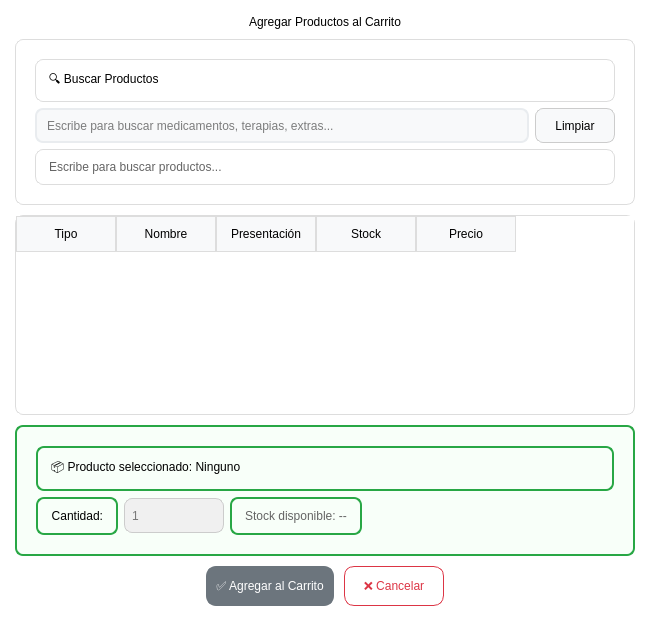
<?xml version="1.0" encoding="UTF-8"?>
<ui version="4.0">
 <class>MainWindow</class>
 <widget class="QMainWindow" name="MainWindow">
  <property name="geometry">
   <rect>
    <x>0</x>
    <y>0</y>
    <width>650</width>
    <height>500</height>
   </rect>
  </property>
  <property name="windowTitle">
   <string>Agregar al Carrito</string>
  </property>
  <property name="styleSheet">
   <string notr="true">background-color: rgb(255, 255, 255);</string>
  </property>
  <widget class="QWidget" name="centralwidget">
   <layout class="QVBoxLayout" name="verticalLayout_main">
    <property name="spacing">
     <number>10</number>
    </property>
    <property name="leftMargin">
     <number>15</number>
    </property>
    <property name="topMargin">
     <number>15</number>
    </property>
    <property name="rightMargin">
     <number>15</number>
    </property>
    <property name="bottomMargin">
     <number>15</number>
    </property>

    <!-- TÍTULO PRINCIPAL -->
    <item>
     <widget class="QLabel" name="label_titulo">
      <property name="styleSheet">
       <string notr="true">color: rgb(0, 0, 0);
font: bold 14pt "Nunito";</string>
      </property>
      <property name="text">
       <string>Agregar Productos al Carrito</string>
      </property>
      <property name="alignment">
       <set>Qt::AlignCenter</set>
      </property>
     </widget>
    </item>

    <!-- SECCIÓN DE BÚSQUEDA -->
    <item>
     <widget class="QFrame" name="frame_busqueda">
      <property name="frameShape">
       <enum>QFrame::StyledPanel</enum>
      </property>
      <property name="frameShadow">
       <enum>QFrame::Raised</enum>
      </property>
      <property name="styleSheet">
       <string notr="true">QFrame { border: 1px solid #ddd; border-radius: 8px; padding: 10px; }</string>
      </property>
      <layout class="QVBoxLayout" name="verticalLayout_busqueda">
       <item>
        <widget class="QLabel" name="label_busqueda">
         <property name="styleSheet">
          <string notr="true">color: rgb(0, 0, 0);
font: bold 11pt "Nunito";</string>
         </property>
         <property name="text">
          <string>🔍 Buscar Productos</string>
         </property>
        </widget>
       </item>
       <item>
        <layout class="QHBoxLayout" name="horizontalLayout_busqueda">
         <item>
          <widget class="QLineEdit" name="lineEdit_busqueda">
           <property name="minimumSize">
            <size>
             <width>0</width>
             <height>35</height>
            </size>
           </property>
           <property name="styleSheet">
            <string notr="true">QLineEdit {
    background-color: #f8f9fa;
    border: 2px solid #e9ecef;
    padding: 8px;
    color: rgb(0, 0, 0);
    font: 10pt "Nunito";
    border-radius: 8px;
}
QLineEdit:focus {
    border: 2px solid #007bff;
    background-color: white;
}</string>
           </property>
           <property name="placeholderText">
            <string>Escribe para buscar medicamentos, terapias, extras...</string>
           </property>
          </widget>
         </item>
         <item>
          <widget class="QPushButton" name="btn_limpiar_busqueda">
           <property name="minimumSize">
            <size>
             <width>80</width>
             <height>35</height>
            </size>
           </property>
           <property name="maximumSize">
            <size>
             <width>80</width>
             <height>35</height>
            </size>
           </property>
           <property name="styleSheet">
            <string notr="true">QPushButton {
    border: 1px solid #ccc;
    border-radius: 8px;
    padding: 5px;
    font: bold 9pt "Nunito";
    background-color: #f8f9fa;
}
QPushButton:hover {
    background-color: #e9ecef;
}</string>
           </property>
           <property name="text">
            <string>Limpiar</string>
           </property>
          </widget>
         </item>
        </layout>
       </item>
       <item>
        <widget class="QLabel" name="label_contador">
         <property name="styleSheet">
          <string notr="true">color: rgb(100, 100, 100);
font: 9pt "Nunito";</string>
         </property>
         <property name="text">
          <string>Escribe para buscar productos...</string>
         </property>
        </widget>
       </item>
      </layout>
     </widget>
    </item>

    <!-- TABLA DE RESULTADOS -->
    <item>
     <widget class="QTableWidget" name="tabla_resultados">
      <property name="minimumSize">
       <size>
        <width>0</width>
        <height>200</height>
       </size>
      </property>
      <property name="styleSheet">
       <string notr="true">QTableWidget {
    border: 1px solid #ddd;
    border-radius: 8px;
    background-color: white;
    gridline-color: #f0f0f0;
    font: 9pt "Nunito";
}
QTableWidget::item {
    padding: 8px;
    border-bottom: 1px solid #f0f0f0;
}
QTableWidget::item:selected {
    background-color: #e3f2fd;
    color: black;
}
QHeaderView::section {
    background-color: #f8f9fa;
    padding: 8px;
    border: 1px solid #ddd;
    font: bold 9pt "Nunito";
}</string>
      </property>
      <property name="alternatingRowColors">
       <bool>true</bool>
      </property>
      <property name="selectionMode">
       <enum>QAbstractItemView::SingleSelection</enum>
      </property>
      <property name="selectionBehavior">
       <enum>QAbstractItemView::SelectRows</enum>
      </property>
      <column>
       <property name="text">
        <string>Tipo</string>
       </property>
      </column>
      <column>
       <property name="text">
        <string>Nombre</string>
       </property>
      </column>
      <column>
       <property name="text">
        <string>Presentación</string>
       </property>
      </column>
      <column>
       <property name="text">
        <string>Stock</string>
       </property>
      </column>
      <column>
       <property name="text">
        <string>Precio</string>
       </property>
      </column>
     </widget>
    </item>

    <!-- INFORMACIÓN DEL PRODUCTO SELECCIONADO -->
    <item>
     <widget class="QFrame" name="frame_seleccionado">
      <property name="frameShape">
       <enum>QFrame::StyledPanel</enum>
      </property>
      <property name="frameShadow">
       <enum>QFrame::Raised</enum>
      </property>
      <property name="styleSheet">
       <string notr="true">QFrame {
    border: 2px solid #28a745;
    border-radius: 8px;
    padding: 10px;
    background-color: #f8fff9;
}</string>
      </property>
      <layout class="QVBoxLayout" name="verticalLayout_seleccionado">
       <item>
        <widget class="QLabel" name="label_producto_seleccionado">
         <property name="styleSheet">
          <string notr="true">color: rgb(0, 0, 0);
font: bold 11pt "Nunito";</string>
         </property>
         <property name="text">
          <string>📦 Producto seleccionado: Ninguno</string>
         </property>
        </widget>
       </item>
       <item>
        <layout class="QHBoxLayout" name="horizontalLayout_cantidad">
         <item>
          <widget class="QLabel" name="label_cantidad">
           <property name="minimumSize">
            <size>
             <width>80</width>
             <height>0</height>
            </size>
           </property>
           <property name="styleSheet">
            <string notr="true">color: rgb(0, 0, 0);
font: bold 10pt "Nunito";</string>
           </property>
           <property name="text">
            <string>Cantidad:</string>
           </property>
           <property name="alignment">
            <set>Qt::AlignRight|Qt::AlignTrailing|Qt::AlignVCenter</set>
           </property>
          </widget>
         </item>
         <item>
          <widget class="QLineEdit" name="lineEdit_cantidad">
           <property name="minimumSize">
            <size>
             <width>100</width>
             <height>35</height>
            </size>
           </property>
           <property name="maximumSize">
            <size>
             <width>100</width>
             <height>35</height>
            </size>
           </property>
           <property name="styleSheet">
            <string notr="true">QLineEdit {
    background-color: #f0f0f0;
    border: 1px solid #ccc;
    padding: 5px;
    color: rgb(0, 0, 0);
    font: 10pt "Nunito";
    border-radius: 8px;
}
QLineEdit:focus {
    border: 2px solid #007bff;
    background-color: white;
}</string>
           </property>
           <property name="placeholderText">
            <string>1</string>
           </property>
          </widget>
         </item>
         <item>
          <widget class="QLabel" name="label_stock_disponible">
           <property name="styleSheet">
            <string notr="true">color: rgb(100, 100, 100);
font: 9pt "Nunito";</string>
           </property>
           <property name="text">
            <string>Stock disponible: --</string>
           </property>
          </widget>
         </item>
         <item>
          <spacer name="horizontalSpacer">
           <property name="orientation">
            <enum>Qt::Horizontal</enum>
           </property>
           <property name="sizeHint" stdset="0">
            <size>
             <width>40</width>
             <height>20</height>
            </size>
           </property>
          </spacer>
         </item>
        </layout>
       </item>
      </layout>
     </widget>
    </item>

    <!-- BOTONES -->
    <item>
     <layout class="QHBoxLayout" name="horizontalLayout_botones">
      <item>
       <spacer name="horizontalSpacer_left">
        <property name="orientation">
         <enum>Qt::Horizontal</enum>
        </property>
        <property name="sizeHint" stdset="0">
         <size>
          <width>40</width>
          <height>20</height>
         </size>
        </property>
       </spacer>
      </item>
      <item>
       <widget class="QPushButton" name="btn_agregar">
        <property name="minimumSize">
         <size>
          <width>120</width>
          <height>40</height>
         </size>
        </property>
        <property name="styleSheet">
         <string notr="true">QPushButton {
    border: 2px solid #28a745;
    border-radius: 10px;
    padding: 8px;
    font: bold 10pt "Nunito";
    background-color: #28a745;
    color: white;
}
QPushButton:hover {
    background-color: #218838;
}
QPushButton:disabled {
    background-color: #6c757d;
    border: 2px solid #6c757d;
}</string>
        </property>
        <property name="text">
         <string>✅ Agregar al Carrito</string>
        </property>
        <property name="enabled">
         <bool>false</bool>
        </property>
       </widget>
      </item>
      <item>
       <widget class="QPushButton" name="btn_cancelar">
        <property name="minimumSize">
         <size>
          <width>100</width>
          <height>40</height>
         </size>
        </property>
        <property name="styleSheet">
         <string notr="true">QPushButton {
    border: 1px solid #dc3545;
    border-radius: 10px;
    padding: 8px;
    font: bold 10pt "Nunito";
    background-color: white;
    color: #dc3545;
}
QPushButton:hover {
    background-color: #dc3545;
    color: white;
}</string>
        </property>
        <property name="text">
         <string>❌ Cancelar</string>
        </property>
       </widget>
      </item>
      <item>
       <spacer name="horizontalSpacer_right">
        <property name="orientation">
         <enum>Qt::Horizontal</enum>
        </property>
        <property name="sizeHint" stdset="0">
         <size>
          <width>40</width>
          <height>20</height>
         </size>
        </property>
       </spacer>
      </item>
     </layout>
    </item>
   </layout>
  </widget>
 </widget>
 <resources/>
 <connections/>
</ui>
